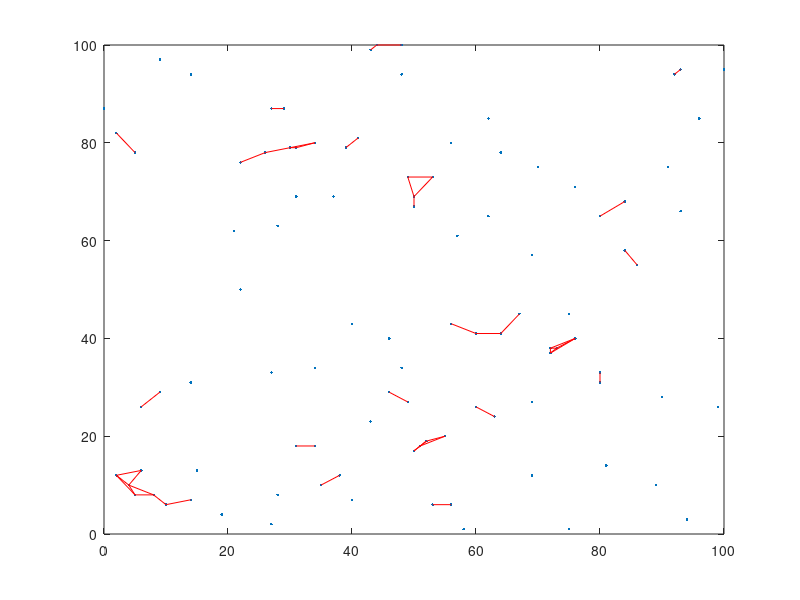

The MATLAB source for this figure: (Note: this script raises an error after producing the figure.)
% Create random signals

time = 1:101;
signal_1 = rand(101, 1);
signal_2 = rand(101, 1);

% Code for index pair testing
x = randi([0 100], 100, 1);  %random demo data
y = randi([0 100], 100, 1);  
plot(x, y, '.');  %plot all points
distancethreshold = 5;
pairwisedist = hypot(x - x', y - y');  %or use pdist
[p1, p2] = find(tril(pairwisedist <= distancethreshold & pairwisedist > 0));
hold on;
indexpairs = [p1, p2]';
disp(indexpairs)
plot(x(indexpairs), y(indexpairs), '-r')
%

imageDir   = [pwd '\model_house'];
imageNames = dir(fullfile(imageDir, '*.jpg'));
imageNames = {imageNames.name}';
imageSize  = size(imread(fullfile(imageDir, imageNames{1})));

points = importdata([imageDir '\measurement_matrix.txt']);
frames = zeros([imageSize, length(imageNames)]);

pointsNew = points + 10;

for i = 1:length(imageNames)
   img = imread(fullfile(imageDir, imageNames{i}));
   frames(:, :, i) = img;
end

% For plotting correlation line..need all values first

plotFrames  = subplot(2, 2, 1);
plotSSE     = subplot(2, 2, 2);
plotMSE     = subplot(2, 2, 4);

framesPos = get(plotFrames, 'Position');
centerPos = mean([get(plotSSE, 'Position'); get(plotMSE, 'Position')], 1);
set(plotFrames, 'Position', [framesPos(1), centerPos(2), framesPos(3), framesPos(4)])

SSE = animatedline(plotSSE);
MSE = animatedline(plotMSE);

axis([plotSSE plotMSE], [-0.1 80 -1 1])

for start_point = 0:80
    sig1_cut = signal_1(start_point+1:start_point+1+19);
    sig2_cut = signal_2(start_point+1:start_point+1+19);
    corr_pre = corrcoef(sig1_cut,sig2_cut);
    corr_fin(start_point+1) = corr_pre(2,1);
end

x_plot = 0:80;
n = 1;
k = 1;
    
for start_point = 0:80  
    addpoints(SSE, x_plot(n), corr_fin(n))
    addpoints(MSE, x_plot(n), corr_fin(n))
%     image(plotFrames, frames(:, :, n))
    imshow(uint8(frames(:, :, n)), 'Parent', plotFrames)
    truesize([320 320])
    hold(plotFrames, 'on')
    scatter(plotFrames, points(k, :), points(k+1, :), 'r')
    scatter(plotFrames, pointsNew(k, :), pointsNew(k+1, :), 'g')
%     plot(plotFrames, points(k, indexpairs), points(k+1, indexpairs), 'r')
    plot(plotFrames, [points(k, :); pointsNew(k, :)], [points(k+1, :); pointsNew(k+1, :)], 'y')
    hold(plotFrames, 'off')
%     showMatchedFeatures(frames(:, :, n), frames(:, :, n), pointsNew(:, :, n), pointsNew(:, :, n), 'Parent', plotFrames)
    drawnow
    n = n+1;
    k = k+2;
%     pause(0.03)   
end